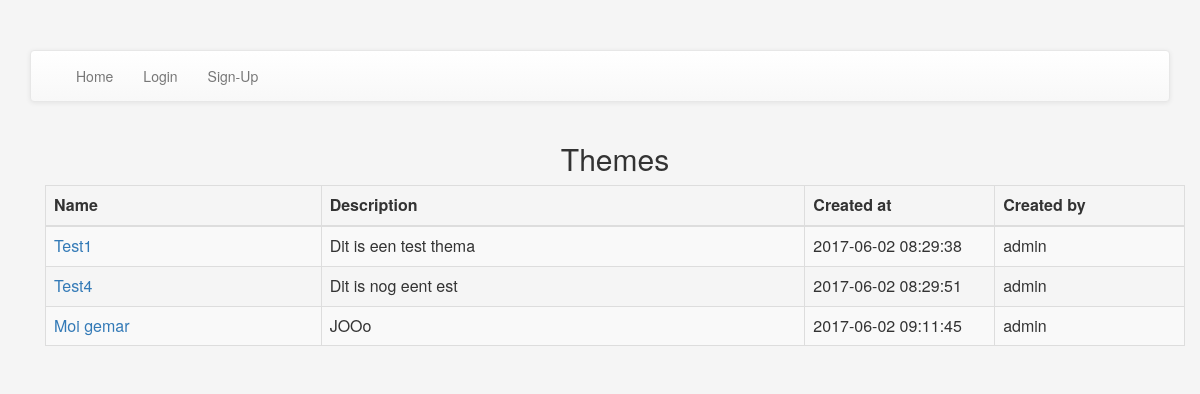
The page / on the database its author committed.
### tables this page shows
CREATE TABLE `themes` (
  `id` int(11) UNSIGNED NOT NULL,
  `author` varchar(24) NOT NULL,
  `title` varchar(24) NOT NULL,
  `description` text NOT NULL,
  `created_at` timestamp NOT NULL DEFAULT CURRENT_TIMESTAMP
);

### src/app/indexhandler.php (called while the page is built, shortened)
<?php
$fetch_themes = $dbh->prepare('SELECT * FROM themes order by id asc');
$fetch_themes->execute();

### src/index.php (the view)
<?php
include_once('includes/navbar.php');
include('app/indexhandler.php');
?>
            <div class="container">
                <h2 class="text-center">Themes</h2>
                <table class="table table-striped table-bordered table-hover table-responsive">
                    <thead>
                        <tr>
                            <th>Name</th>
                            <th>Description</th>
                            <th>Created at</th>
                            <th>Created by</th>
                        </tr>
                    </thead>
                 <tbody>
                  <tr>
                    <?php
                    if ($fetch_themes->rowCount() > 0) {
                        $rows = $fetch_themes->fetchAll();
                        foreach ($rows as $row) {
                            $id = $row['id'];
                            echo '<td><a href="theme.php?id='.$id.'">'.$row['title'].'</td>';
                            echo '<td>'.$row['description'].'</td>';
                            echo '<td class="col-md-2">'.$row['created_at'].'</td>';
                            echo '<td class="col-md-2">'.$row['author'].'</td>';
                            echo '</tr>';
                        }
                    }
                    ?>
                    </tbody>
                </table>
            </div>
<?php
include('includes/footer.php');
?>

### src/includes/navbar.php (shortened to what this page needs)
<html>
<head>
    <link href="bootstrap/css/bootstrap.min.css" rel="stylesheet" media="screen">
    <link href="bootstrap/css/bootstrap-theme.min.css" rel="stylesheet" media="screen">
    <link rel="stylesheet" href="css/style.css" type="text/css"  />
</head>
<body>
<section class="container">
    <section class="row clearfix">
        <section class="col-md-12 column">
            <nav class="navbar navbar-default" role="navigation">
                <div class="container-fluid">
                    <div class="collapse navbar-collapse" id="bs-example-navbar-collapse-1">
                        <ul class="nav navbar-nav">
                            <li><a href="index.php"><i class="fa fa-comments"></i>Home</a></li>
                            <?php
                            if(!isset($_SESSION['username'])) {
                                echo "<li><a href=\"login.php\"><i class=\"fa fa-comments\"></i>Login</a></li>
                            <li><a href=\"signup.php\"><i class=\"fa fa-comments\"></i>Sign-Up</a></li>";
                            }
                            ?>
                    </div>
                </div>
            </nav>

### src/includes/footer.php (shortened to what this page needs)
</section>
</section>
</section>
</body>
</html>

### src/css/style.css (style rules this page uses)
body { background: #f5f5f5; }
.clearfix { margin-top: 50px; }

### rows shown on the page
themes: title "Test1", description "Dit is een test thema", created_at "2017-06-02 08:29:38", author "admin"
themes: title "Test4", description "Dit is nog eent est", created_at "2017-06-02 08:29:51", author "admin"
themes: title "Moi gemar", description "JOOo", created_at "2017-06-02 09:11:45", author "admin"
